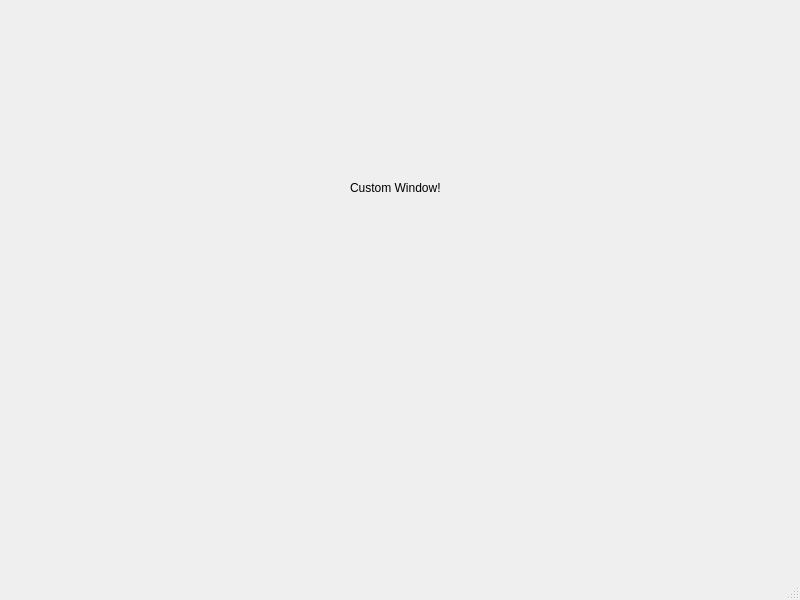
<?xml version="1.0" encoding="UTF-8"?>
<ui version="4.0">
 <class>customwindow</class>
 <widget class="QMainWindow" name="customwindow">
  <property name="geometry">
   <rect>
    <x>0</x>
    <y>0</y>
    <width>800</width>
    <height>600</height>
   </rect>
  </property>
  <property name="windowTitle">
   <string>MainWindow</string>
  </property>
  <widget class="QWidget" name="centralwidget">
   <widget class="QLabel" name="label">
    <property name="geometry">
     <rect>
      <x>350</x>
      <y>180</y>
      <width>161</width>
      <height>16</height>
     </rect>
    </property>
    <property name="text">
     <string>Custom Window!</string>
    </property>
   </widget>
  </widget>
  <widget class="QMenuBar" name="menubar">
   <property name="geometry">
    <rect>
     <x>0</x>
     <y>0</y>
     <width>800</width>
     <height>22</height>
    </rect>
   </property>
  </widget>
  <widget class="QStatusBar" name="statusbar"/>
 </widget>
 <resources/>
 <connections/>
</ui>
